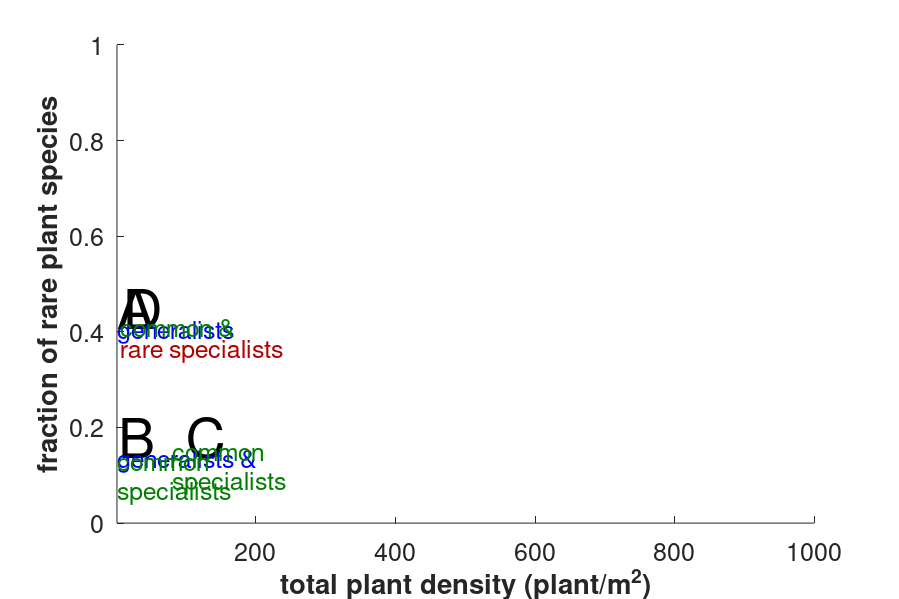

Recreate this plot in MATLAB. (Note: this script raises an error after producing the figure.)

% plot1 = draw_CM_borders(1,2,5,'-',true);
% plot2 = draw_CM_borders(1,2,10,'--',true);
% plot3 = draw_CM_borders(1,2,15,':',true);

%% Format graph

hold on


hFig = figure(1);
set(hFig, 'Position', [200 0 900 600])

xlabel('total plant density (plant/m^2)','FontSize',18,'FontWeight','bold');
ylabel('fraction of rare plant species','FontSize',18,'FontWeight','bold');

set(gca,'FontSize',18);
set( gca,'FontName'   , 'Helvetica' );

set(gcf, 'PaperPositionMode', 'auto');
set(gca,'XLim',[1 10^3]);

% 
% ylim([0 0.5]);
% xlim([0 10^3]);

%title('Critical f_2 for polymorphism as a function of total plant density (s_1=10)','FontSize',14);
%title('critical f_2 (a=0.5, b_1=1)','FontSize',18);
%title('pollinator fitness at equlibrium (a=0.5, b_1=1)','FontSize',20);
%title('plant fitness at equilibrium (s_1=s_2=0.5)','FontSize',20);
%title('Region borders','FontSize',14);

%a_letter = text(1.6,0.45,'A','Color','black','FontSize',40);
a_letter = text(2,0.45,'A','Color','black','FontSize',40);
b_letter = text(3,0.18,'B','Color','black','FontSize',40);
%c_letter = text(500,0.11,'C','Color','black','FontSize',40);
c_letter = text(100,0.18,'C','Color','black','FontSize',40);
%d_letter = text(70,0.45,'D','Color','black','FontSize',40);
d_letter = text(10,0.45,'D','Color','black','FontSize',40);


%delete(a_letter); delete(b_letter); delete(c_letter); delete(d_letter);

%a_text = text(1.1,0.4,'generalists','Color','blue','FontSize',18);
a_text = text(1.1,0.4,'generalists','Color','blue','FontSize',18);
b_text1 = text(1.6,0.13,'generalists &','Color','blue','FontSize',18);
%b_text2 = text(1.6,0.1,'common specialists','Color',[0 0.5 0],'FontSize',18);
b_text2 = text(1.6,0.09,['common' newline 'specialists'],'Color',[0 0.5 0],'FontSize',18);

%c_text = text(300,0.05,['common' newline 'specialists'],'Color',[0 0.5 0],'FontSize',18);
c_text = text(80,0.11,['common' newline 'specialists'],'Color',[0 0.5 0],'FontSize',18);
%d_text1 = text(50,0.40,'common &','Color',[0 0.5 0],'FontSize',18);
%d_text2 = text(50,0.37,['rare ' 'specialists'],'Color',[0.7 0 0],'FontSize',18);

d_text1 = text(6,0.41,'common &','Color',[0 0.5 0],'FontSize',18);
d_text2 = text(6,0.36,['rare ' 'specialists'],'Color',[0.7 0 0],'FontSize',18);
%delete(a_text); delete(b_text1); delete(b_text2); delete(c_text); delete(d_text1); delete(d_text2);


%SHOW LEGEND
[~, hobj, ~, ~] =legend([plot1 plot2 plot3],'b_2=5','b_2=10','b_2=15','Location','best');
hl = findobj(hobj,'type','line');
set(hl,'LineWidth',2)
ht = findobj(hobj,'type','text');
set(ht,'FontSize',16);

legend('off')

